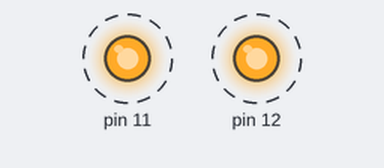
Recording of a sketch running on a simulated Arduino Uno, built with avr-gcc and run on an emulated ATmega328P. Parts: output pins drawn as LEDs (lit = HIGH). Dashed ring = blinking. What the sketch prints to the serial monitor is not drawn.

Above: at 0.05 s.
Timing chart, 0 to 3.0 s (numbered marks = the images above):
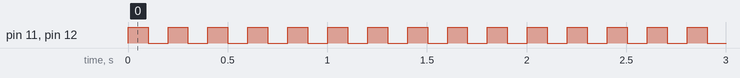

Measured:
- by itself, pin 11, pin 12: alternates HIGH for 0.10 s and LOW for 0.10 s

The sketch:

varChallengeTimeDelayIF.ino
```cpp
int t = 0 ;

void setup()
{
  Serial.begin(9600);
  pinMode(12, OUTPUT);
  pinMode(11, OUTPUT);
}

void loop()
{
  t = t + 100;
  Serial.print ("The time delay is ");
  Serial.println(t);
  digitalWrite(12, HIGH);
  digitalWrite(11, HIGH);
  delay( t );
  digitalWrite(12, LOW);
  digitalWrite(11, LOW);
  delay( t );
  if (t == 1000);
  {
  t=0;
}
}
```
